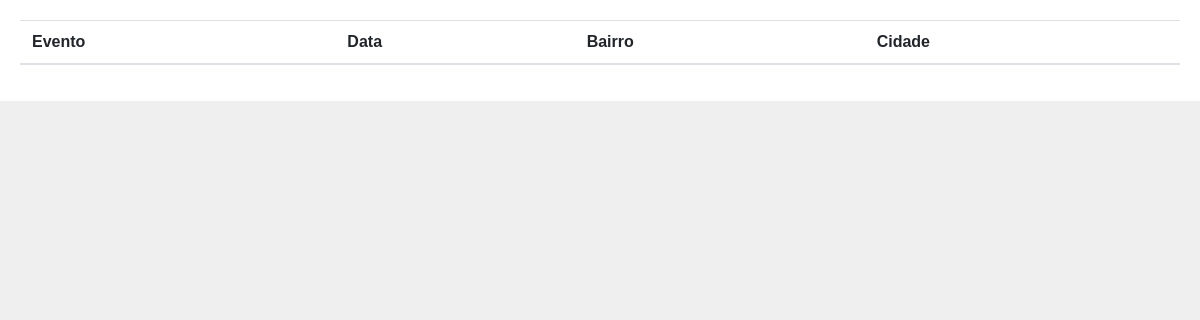
The app's page /contatopf/dataeventolista/, older data.
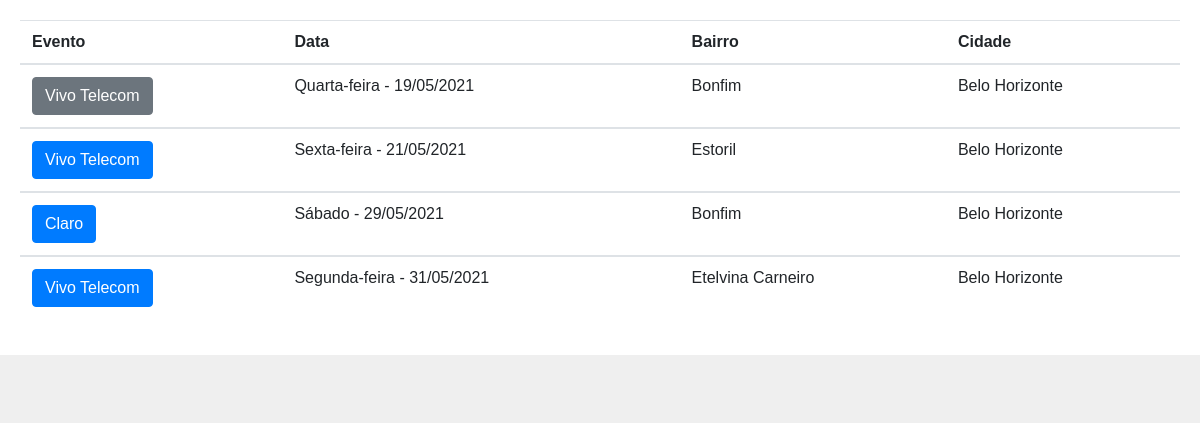
The same page, newer data.
### contatopf/models.py (models this page shows, shortened)
class DataEvento(models.Model):
    evento = models.ForeignKey(Evento,
                                  verbose_name='Evento',
                                  on_delete=models.CASCADE,
                                  null=True,
                                  blank=True)
    dataevento = models.DateField()
    confirmado = models.BooleanField(default=False)
    endereco = models.CharField(max_length=255, blank=True)
    bairro = models.CharField(max_length=150, blank=True)
    cidade = models.CharField(max_length=150, blank=True)
    cep = models.CharField(max_length=10, blank=True)
    observacoes = models.TextField(blank=True)
    objects = models.Manager()
    class Meta:
        ordering = ('dataevento',)

class Evento(models.Model):
    precadastro = models.ManyToManyField(PreCadastro,
                                  blank=True)
    nome = models.CharField(max_length=255)
    contato1 = models.CharField(max_length=150, null=True)
    fone1 = models.CharField(max_length=20, blank=True, null=True)
    contato2 = models.CharField(max_length=150, null=True)
    fone2 = models.CharField(max_length=20, blank=True, null=True)
    contato3 = models.CharField(max_length=150, null=True)
    fone3 = models.CharField(max_length=20, blank=True, null=True)
    contato4 = models.CharField(max_length=150, null=True)
    fone4 = models.CharField(max_length=20, blank=True, null=True)
    observacoes = models.TextField(null=True)
    objects = models.Manager()
    def __str__(self):
        return self.nome

### contatopf/views.py (the view)
# urls.py: path('dataeventolista/', views.DataEventoLista, name='dataeventolista'),
def DataEventoLista(request):
    dataeventos = DataEvento.objects.all()
    return render(request,
                  'dataevento/lista.html', {'dataeventos': dataeventos})

### contatopf/templates/dataevento/lista.html (shortened to what this page needs)
{% extends 'base.html' %}
{% block content %}
    <table class="table">
        <thead>
            <tr>
                <th scope="col">Evento</th>
                <th scope="col">Data</th>
                <th scope="col">Bairro</th>
                <th scope="col">Cidade</th>
            </tr>
        </thead>
        {% for dataevento in dataeventos %}
        <tbody>
            <tr>
                {% if dataevento.confirmado == True %}
                <td><a class="btn btn-primary" href="/contatopf/dataeventodetalhe/{{ dataevento.id }}" role="button">{{ dataevento.evento }}</a></td>
                {% else %}
                <td><a class="btn btn-secondary" href="/contatopf/dataeventodetalhe/{{ dataevento.id }}" role="button">{{ dataevento.evento }}</a></td>
                {% endif %}
                <td>{{ dataevento.dataevento|date:'l - d/m/Y' }}</td>
                <td>{{ dataevento.bairro }}</td>
                <td>{{ dataevento.cidade }}</td>
            </tr>
        </tbody>
        {% endfor %}
    </table>
{% endblock %}

### contatopf/templates/base.html (shortened to what this page needs)
{% load static %}
<html>
<head>
    <link rel="stylesheet" href="https://maxcdn.bootstrapcdn.com/bootstrap/4.0.0/css/bootstrap.min.css">
    <link href="{% static 'css/style.css' %}?version=13" type='text/css' rel="stylesheet" />
</head>
<body>
    <div id="content" class="container-fluid ">
        {% block content %}
        {% endblock %}
    </div>
    <div id="promotores">
    </div>
    <div id="eventos">
    </div>
</body>
</html>

### contatopf/static/css/style.css (style rules this page uses)
body { margin:0; padding:0; font-family:helvetica, sans-serif; background:#efefef; }
a { color:#12c064; text-decoration:none; }
#content { padding:20px 20px; background:#ffffff; font-size:18px; }
#promotores { padding: 20px 20px; background:#efefef; font-size:18px; }
#eventos { padding:10px 20px; display: block; font-size:16px; }

Row changes from the older to the newer data that the page shows:
added DataEvento: evento "Vivo Telecom", dataevento "Quarta-feira - 19/05/2021", bairro "Bonfim", cidade "Belo Horizonte"
added DataEvento: evento "Vivo Telecom", dataevento "Sexta-feira - 21/05/2021", bairro "Estoril", cidade "Belo Horizonte"
added DataEvento: evento "Claro", dataevento "Sábado - 29/05/2021", bairro "Bonfim", cidade "Belo Horizonte"
added DataEvento: evento "Vivo Telecom", dataevento "Segunda-feira - 31/05/2021", bairro "Etelvina Carneiro", cidade "Belo Horizonte"
